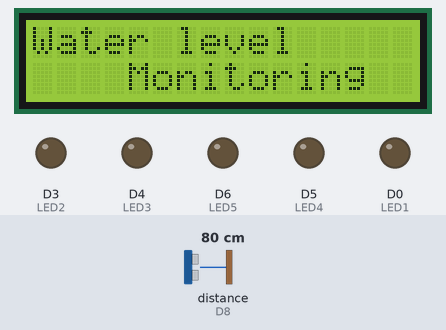
This sketch was run on a simulated ESP8266 (NodeMCU). Parts: 16×2 character LCD, output pins drawn as LEDs (lit = HIGH). Wiring (inferred from the names in the program): ultrasonic range finder: trigger D7; echo D8. The test bench sets the inputs (shaded band); at power-on: distance to the obstacle (sensor on D8) 80 cm. The echo pulse lasts 58.3 µs per cm; WiFi joins after 1.5 s; servers stay silent unless stated; pins used as bus, display or sensor lines are not drawn.

Above: at 1.9 s.
At 7.0 s:
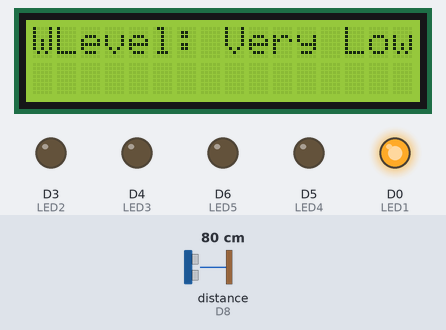
7.1 s: distance to the obstacle (sensor on D8) set to 19 cm
8.6 s: distance to the obstacle (sensor on D8) set to 15 cm
At 9.9 s:
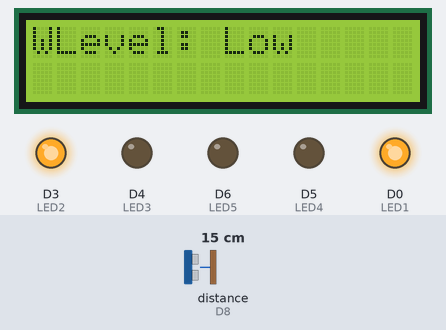
10.2 s: distance to the obstacle (sensor on D8) set to 12 cm
11.7 s: distance to the obstacle (sensor on D8) set to 9 cm
At 12.5 s:
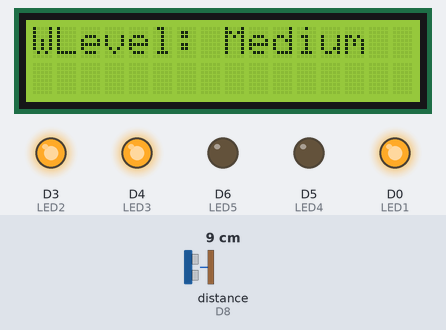
13.3 s: distance to the obstacle (sensor on D8) set to 5 cm
At 13.7 s:
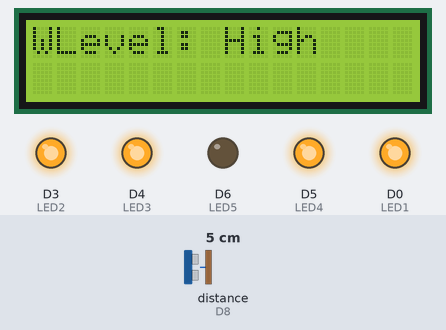
14.9 s: distance to the obstacle (sensor on D8) set to 18 cm
At 16.1 s:
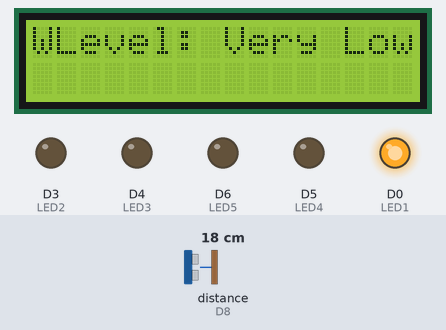
Timing chart, 0 to 17.5 s (numbered marks = the images above; inputs shaded):
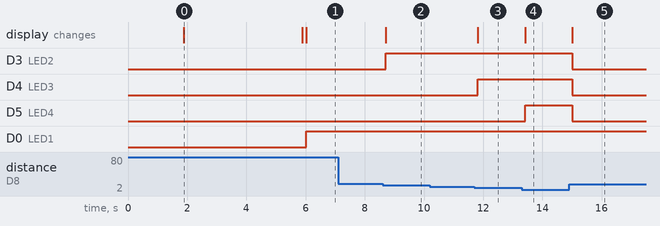

The sketch:

IoT-Project.ino
```cpp
//Included libraries
#include <Wire.h>
#include <LiquidCrystal_I2C.h>
#define BLYNK_PRINT Serial
#include <ESP8266WiFi.h>
#include <BlynkSimpleEsp8266.h>

//Initialized the LCD display
LiquidCrystal_I2C lcd(0x27, 16, 2);

char auth[] = "8KcOt6ZNchtXakRrkOatXpT71HDOUS4M";//Enter your Auth token
char ssid[] = "Galaxy A5194B7";//Enter your WIFI name
char pass[] = "ctr585blr";//Enter your WIFI password

BlynkTimer timer;

// Defined the components pins
#define trig D7
#define echo D8
#define LED1 D0
#define LED2 D3
#define LED3 D4
#define LED4 D5
#define LED5 D6

//Enter your tank max value(CM)
int MaxLevel = 20;

int Level1 = (MaxLevel * 90) / 100;
int Level2 = (MaxLevel * 55) / 100;
int Level3 = (MaxLevel * 35) / 100;
int Level4 = (MaxLevel * 10) / 100;
int Level5 = 0;

void setup() {
  Serial.begin(9600);
  lcd.init();
  lcd.backlight();
  lcd.command(0x0C); // Turn off cursor
  pinMode(trig, OUTPUT);
  pinMode(echo, INPUT);
  pinMode(LED1, OUTPUT);
  pinMode(LED2, OUTPUT);
  pinMode(LED3, OUTPUT);
  pinMode(LED4, OUTPUT);
  pinMode(LED5, OUTPUT);
  Blynk.begin(auth, ssid, pass, "blynk.cloud", 80);

  lcd.setCursor(0, 0);
  lcd.print("Water level");
  lcd.setCursor(4, 1);
  lcd.print("Monitoring");
  delay(4000);
  lcd.clear();

  //Call the functions
  timer.setInterval(100L, ultrasonic);
}

//Get the ultrasonic sensor values
void ultrasonic() {
  digitalWrite(trig, LOW);
  delayMicroseconds(4);
  digitalWrite(trig, HIGH);
  delayMicroseconds(10);
  digitalWrite(trig, LOW);
  long t = pulseIn(echo, HIGH);
  int distance = t / 29 / 2;

  int blynkDistance = (distance - MaxLevel) * -1;
  if (distance <= MaxLevel) {
    Blynk.virtualWrite(V0, blynkDistance);
  } else {
    Blynk.virtualWrite(V0, 0);
  }
  lcd.setCursor(0, 0);
  lcd.print("WLevel:");

    if (Level1 <= distance) {
      lcd.setCursor(8, 0);
      lcd.print("Very Low");
      digitalWrite(LED1, HIGH);
      digitalWrite(LED2, LOW);
      digitalWrite(LED3, LOW);
      digitalWrite(LED4, LOW);
      digitalWrite(LED5, LOW);
    } else if (Level2 <= distance && Level1 > distance) {
      lcd.setCursor(8, 0);
      lcd.print("Low");
      lcd.print("      ");
      digitalWrite(LED1, HIGH);
      digitalWrite(LED2, HIGH);
      digitalWrite(LED3, LOW);
      digitalWrite(LED4, LOW);
      digitalWrite(LED5, LOW);
    } else if (Level3 <= distance && Level2 > distance) {
      lcd.setCursor(8, 0);
      lcd.print("Medium");
      lcd.print("      ");
      digitalWrite(LED1, HIGH);
      digitalWrite(LED2, HIGH);
      digitalWrite(LED3, HIGH);
      digitalWrite(LED4, LOW);
      digitalWrite(LED5, LOW);
    } else if (Level4 <= distance && Level3 > distance) {
      lcd.setCursor(8, 0);
      lcd.print("High");
      lcd.print("      ");
      digitalWrite(LED1, HIGH);
      digitalWrite(LED2, HIGH);
      digitalWrite(LED3, HIGH);
      digitalWrite(LED4, HIGH);
      digitalWrite(LED5, LOW);
    } else if (Level5 >= distance) {
      lcd.setCursor(8, 0);
      lcd.print("Full");
      lcd.print("      ");
      digitalWrite(LED1, HIGH);
      digitalWrite(LED2, HIGH);
      digitalWrite(LED3, HIGH);
      digitalWrite(LED4, HIGH);
      digitalWrite(LED5, HIGH);
    }
  }

void loop() {
  Blynk.run();//Run the Blynk library
  timer.run();//Run the Blynk timer
}
```

Measured:
- the behaviour switches between 18 and 17 cm on distance to the obstacle (sensor on D8) (found by bisection; images 1 and 2)
- the behaviour switches between 11 and 10 cm on distance to the obstacle (sensor on D8) (found by bisection; images 2 and 3)
- the behaviour switches between 7 and 6 cm on distance to the obstacle (sensor on D8) (found by bisection; images 3 and 4)
- after the input at 7.1 s, every drawn part: stays the same
- after the input at 8.6 s, D3 (LED2): LOW → HIGH after 0.11 s; the display: changes after 0.11 s (image 2)
- after the input at 10.2 s, every drawn part: stays the same
- after the input at 11.7 s, D4 (LED3): LOW → HIGH after 0.11 s; the display: changes after 0.11 s (image 3)
- after the input at 13.3 s, D5 (LED4): LOW → HIGH after 0.11 s; the display: changes after 0.11 s (image 4)
- after the input at 14.9 s, D3 (LED2), D4 (LED3), D5 (LED4): HIGH → LOW after 0.11 s; the display: changes after 0.11 s (image 5)
